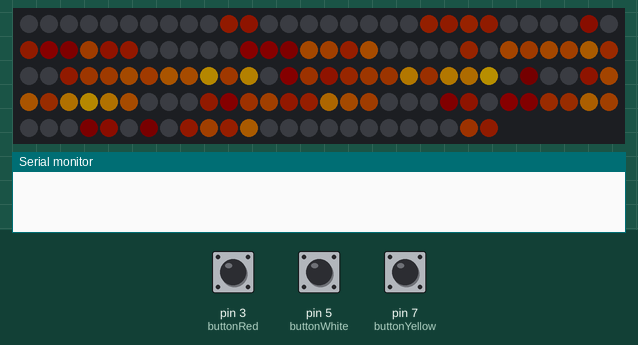
Simulated run of this sketch. Board: Arduino Uno, built with avr-gcc and run on an emulated ATmega328P. On the bench: 144 RGB LEDs in strip order, left to right, continuing on the next row, the last lines printed to the serial monitor. Inputs (shaded band) come from the test bench; at power-on: pin 5 (buttonWhite) HIGH, pin 3 (buttonRed) HIGH, pin 7 (buttonYellow) HIGH. Dim RGB values are drawn brighter than linear; random numbers use the default seed unless the sketch sets one.

Above: at 1.2 s.
1.3 s: pin 5 (buttonWhite) pulled LOW for 1 s
At 3.4 s:
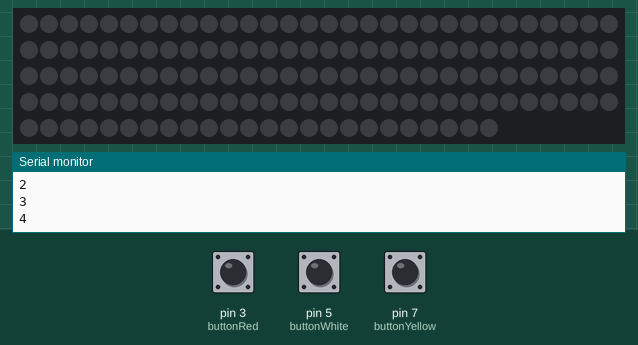
3.8 s: pin 5 (buttonWhite) pulled LOW for 1 s
At 4.81 s:
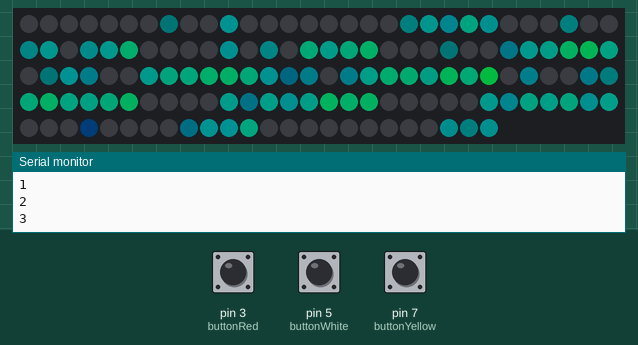
5.4 s: pin 5 (buttonWhite) pulled LOW for 1 s
At 6.57 s:
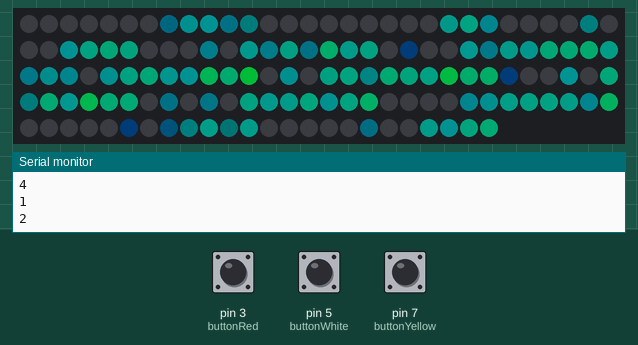
7.0 s: pin 5 (buttonWhite) pulled LOW for 0.15 s
At 7.2 s:
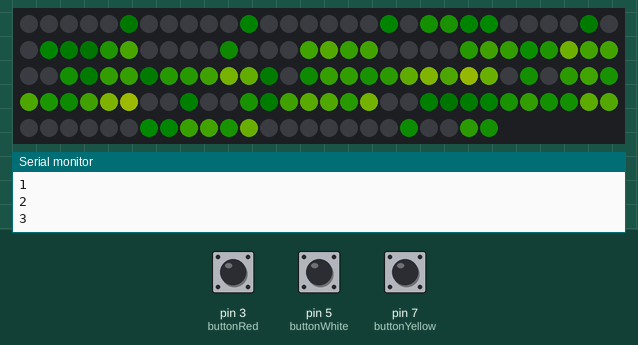
7.7 s: pin 3 (buttonRed) pulled LOW for 0.15 s
At 8.14 s:
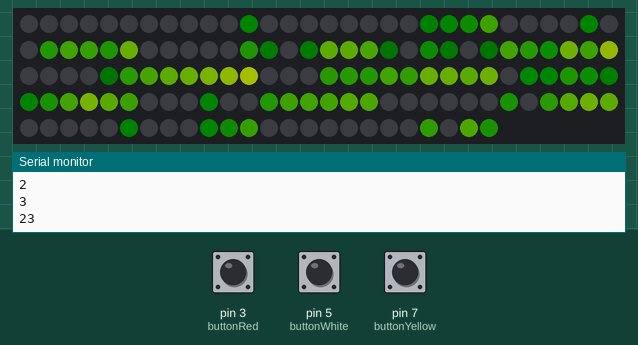
8.4 s: pin 5 (buttonWhite) pulled LOW for 1 s
At 11.47 s:
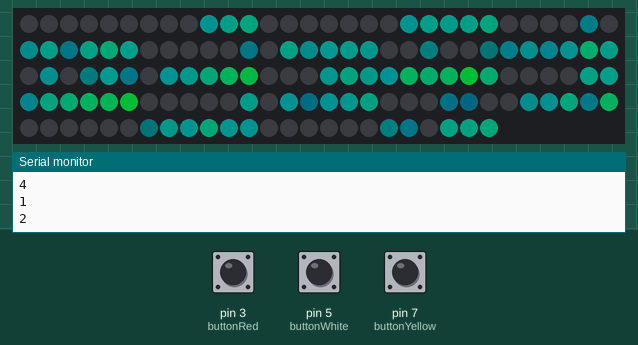
Timing chart, 0 to 13.0 s (numbered marks = the images above; inputs shaded):
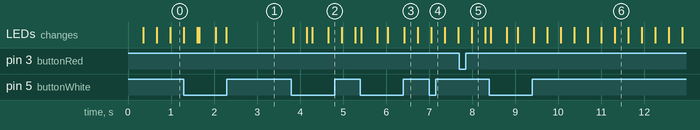

Measured:
- after the input at 3.8 s, the LEDs: first change at once (image 2 shows a later state)

The sketch:

firesim_rotate_many_strands_huge.ino
```cpp
  /*
 *
 * This code is basic usage MPU-6050 Accelerometer and Gyroscope
 * Running this code you will get angles only.
 * The Angles at X, Y and Z are displayed on LCD1602-I2C display module
 *
 * Library and code have been taken from:
 * https://github.com/tockn/MPU6050_tockn
 *
 * Updated by Ahmad Shamshiri on July 05, 2018 at 22:19 in Ajax, Ontario, Canada
 * for Robojax.com
 * Get this code from Robojax.com
 * Watch video instruction for this code at:https://youtu.be/uIz6WIis4dc
 *
 * You will need to watch 2 videos before following the instruction in this video:
 * 1-MPU6050 Introduction video and code: https://youtu.be/uhh7ik02aDc
 * 2-LCD1602 with I2C module video and code https://youtu.be/q9YC_GVHy5A
 */
//#include <MPU6050_tockn.h>
//#include <Wire.h>
#include <Adafruit_NeoPixel.h>


#define LED_PIN 6
#define LED_COUNT 144
Adafruit_NeoPixel strip(LED_COUNT, LED_PIN, NEO_GRB + NEO_KHZ800);


int strips = 12;
int striplength = 12;

long hueBase;

long lastrun[12];
long delaytime[12];

int speedFactor = 23;

long cMatrix[12][12];

int state = 1 ;

long speedDelay = 120;
long lastSpeedCheck = millis();
const int buttonRed = 3;
const int buttonWhite = 5;
const int buttonYellow = 7;

long buttonLastPress = millis();
long buttonDelay = 150;


int stateRed = 1;
int stateYellow = 1;
int stateWhite = 1;

void setup() {
   Serial.begin(9600);


  strip.begin();           // INITIALIZE NeoPixel strip object (REQUIRED)
  strip.show();            // Turn OFF all pixels ASAP
  strip.setBrightness(100); // Set BRIGHTNESS to about 1/5 (max = 255)


  hueBase = 10500;

  for (int j=0;j<10;j++){
      lastrun[j] = millis();
      delaytime[j] = random(40,90);
    }


  pinMode(buttonRed, INPUT_PULLUP);
  pinMode(buttonWhite, INPUT_PULLUP);
  pinMode(buttonYellow, INPUT_PULLUP);
}

void loop() {

    stateRed = digitalRead(buttonRed);
    stateWhite = digitalRead(buttonWhite);
    stateYellow = digitalRead(buttonYellow );


      if (stateRed == 0){

        if (millis() - buttonLastPress > buttonDelay){

        Serial.println(speedFactor);

          speedFactor--;
          buttonLastPress = millis();
        }

      }
      if (stateWhite == 0){
        if ((millis() - buttonDelay) > buttonLastPress){
          state = state + 1;
          buttonLastPress = millis();
          if (state > 4){
            state = 1;
          }
           Serial.println(state);
        }

      }
      if (stateYellow == 0){
        if (millis() - buttonLastPress > buttonDelay){

          speedFactor ++;
          if (speedFactor >=40){
            speedFactor = 40;
          }
          Serial.println(speedFactor);
          buttonLastPress = millis();
        }
      }

      if (speedFactor <=1){
        speedFactor = 1;
      }


    if (state < 4){

      if (state == 1){

          hueBase = 10500;
      }
      if (state == 2){

          hueBase = 35000;
      }
      if (state == 3){
          hueBase = 22000;
      }

      for (int y=0;y<strips;y++){
        if (millis() - lastrun[y] > delaytime[y]){
          lastrun[y] = millis();

          delaytime[y] = random(40-speedFactor,80 - speedFactor*2);
          for (int x=0;x<striplength;x++){

            if (x < striplength -1){
                long newIndex = cMatrix[x+1][y]-(random(950,1150)) - ((15-speedFactor) * 35);

                if (newIndex<0){
                  newIndex=0;
                }

                cMatrix[x][y] = newIndex;
                placeOnStrip(x,y,newIndex );

            }
            else{
              float modifier = abs(((float)strips/2)-y);
              long newIndex = random(4000,10000) - ((modifier-1)*1000);
              cMatrix[x][y] = newIndex;
              placeOnStrip(x,y,newIndex);


           }

          }
        }
      }

  }

  if (state == 4){
    for (int i=0;i<144;i++){
           strip.setPixelColor( i,strip.ColorHSV(0, 255, 0)) ;

      }
    state == 5;
  }

  strip.show();

}// loop end


void placeOnStrip(int x, int y, long indexHue){
    int dHue;

      if (state== 1){
        dHue = 10500 - (hueBase - indexHue);
      }

     if (state == 2){
        dHue = hueBase - indexHue;
      }

     if (state==3){
      dHue = hueBase-indexHue;
      }

     int plotPos = x + (y*striplength);

     int brightness = float(indexHue*100/10000);
     if (brightness < 0){
      brightness = 0;
     }

     strip.setPixelColor( plotPos,strip.ColorHSV(dHue, 255, brightness*2)) ;
  }

void fplaceOnStrip(int x, int y, long indexHue){

     int plotPos = x + (y*striplength);

     strip.setPixelColor( plotPos,strip.ColorHSV(indexHue, 255, 100)) ;
  }
```
